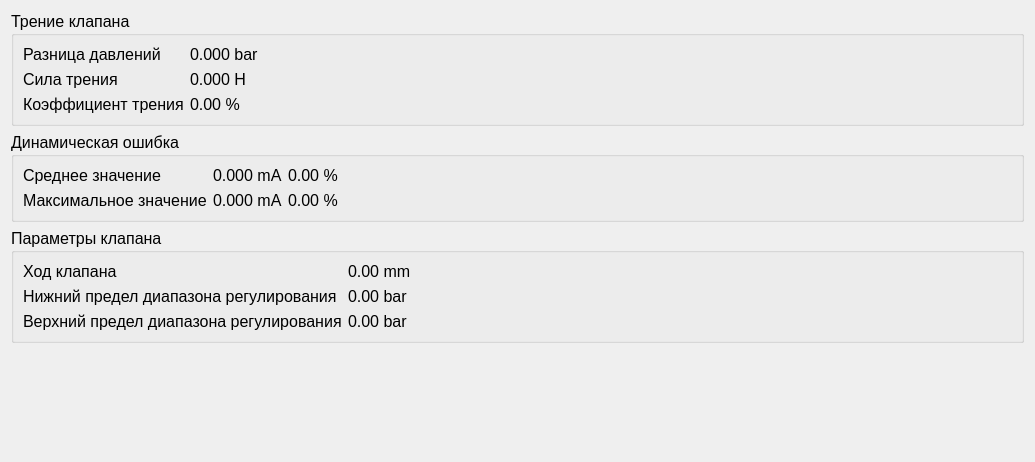
          <widget class="QWidget" name="tab_results">
           <attribute name="title">
            <string>Результаты</string>
           </attribute>
           <layout class="QVBoxLayout" name="verticalLayout_25">
            <item>
             <widget class="QGroupBox" name="groupBox_9">
              <property name="font">
               <font>
                <pointsize>12</pointsize>
                <stylestrategy>PreferDefault</stylestrategy>
               </font>
              </property>
              <property name="title">
               <string>Трение клапана</string>
              </property>
              <layout class="QVBoxLayout" name="verticalLayout_22">
               <item>
                <layout class="QHBoxLayout" name="horizontalLayout_14">
                 <item>
                  <layout class="QVBoxLayout" name="verticalLayout_19">
                   <item>
                    <widget class="QLabel" name="label_46">
                     <property name="text">
                      <string>Разница давлений</string>
                     </property>
                    </widget>
                   </item>
                   <item>
                    <widget class="QLabel" name="label_47">
                     <property name="text">
                      <string>Сила трения</string>
                     </property>
                    </widget>
                   </item>
                   <item>
                    <widget class="QLabel" name="label_48">
                     <property name="text">
                      <string>Коэффициент трения</string>
                     </property>
                    </widget>
                   </item>
                  </layout>
                 </item>
                 <item>
                  <layout class="QVBoxLayout" name="verticalLayout_20">
                   <item>
                    <widget class="QLabel" name="label_pressure_diff">
                     <property name="text">
                      <string>0.000 bar</string>
                     </property>
                    </widget>
                   </item>
                   <item>
                    <widget class="QLabel" name="label_friction">
                     <property name="text">
                      <string>0.000 H</string>
                     </property>
                    </widget>
                   </item>
                   <item>
                    <widget class="QLabel" name="label_friction_percent">
                     <property name="text">
                      <string>0.00 %</string>
                     </property>
                    </widget>
                   </item>
                  </layout>
                 </item>
                 <item>
                  <spacer name="horizontalSpacer_13">
                   <property name="orientation">
                    <enum>Qt::Orientation::Horizontal</enum>
                   </property>
                   <property name="sizeHint" stdset="0">
                    <size>
                     <width>40</width>
                     <height>20</height>
                    </size>
                   </property>
                  </spacer>
                 </item>
                </layout>
               </item>
              </layout>
             </widget>
            </item>
            <item>
             <widget class="QGroupBox" name="groupBox_10">
              <property name="font">
               <font>
                <pointsize>12</pointsize>
                <stylestrategy>PreferDefault</stylestrategy>
               </font>
              </property>
              <property name="title">
               <string>Динамическая ошибка</string>
              </property>
              <layout class="QVBoxLayout" name="verticalLayout_21">
               <item>
                <layout class="QHBoxLayout" name="horizontalLayout_15">
                 <item>
                  <layout class="QVBoxLayout" name="verticalLayout_17">
                   <item>
                    <widget class="QLabel" name="label_49">
                     <property name="text">
                      <string>Среднее значение</string>
                     </property>
                    </widget>
                   </item>
                   <item>
                    <widget class="QLabel" name="label_50">
                     <property name="text">
                      <string>Максимальное значение</string>
                     </property>
                    </widget>
                   </item>
                  </layout>
                 </item>
                 <item>
                  <layout class="QVBoxLayout" name="verticalLayout_18">
                   <item>
                    <widget class="QLabel" name="label_din_error_mean">
                     <property name="text">
                      <string>0.000 mA</string>
                     </property>
                    </widget>
                   </item>
                   <item>
                    <widget class="QLabel" name="label_din_error_max">
                     <property name="text">
                      <string>0.000 mA</string>
                     </property>
                    </widget>
                   </item>
                  </layout>
                 </item>
                 <item>
                  <layout class="QVBoxLayout" name="verticalLayout_23">
                   <item>
                    <widget class="QLabel" name="label_din_error_mean_percent">
                     <property name="text">
                      <string>0.00 %</string>
                     </property>
                    </widget>
                   </item>
                   <item>
                    <widget class="QLabel" name="label_din_error_max_percent">
                     <property name="text">
                      <string>0.00 %</string>
                     </property>
                    </widget>
                   </item>
                  </layout>
                 </item>
                 <item>
                  <spacer name="horizontalSpacer_14">
                   <property name="orientation">
                    <enum>Qt::Orientation::Horizontal</enum>
                   </property>
                   <property name="sizeHint" stdset="0">
                    <size>
                     <width>40</width>
                     <height>20</height>
                    </size>
                   </property>
                  </spacer>
                 </item>
                </layout>
               </item>
              </layout>
             </widget>
            </item>
            <item>
             <widget class="QGroupBox" name="groupBox_11">
              <property name="font">
               <font>
                <pointsize>12</pointsize>
                <stylestrategy>PreferDefault</stylestrategy>
               </font>
              </property>
              <property name="title">
               <string>Параметры клапана</string>
              </property>
              <layout class="QHBoxLayout" name="horizontalLayout_16">
               <item>
                <layout class="QVBoxLayout" name="verticalLayout_24">
                 <item>
                  <widget class="QLabel" name="label_51">
                   <property name="text">
                    <string>Ход клапана</string>
                   </property>
                  </widget>
                 </item>
                 <item>
                  <widget class="QLabel" name="label_52">
                   <property name="text">
                    <string>Нижний предел диапазона регулирования</string>
                   </property>
                  </widget>
                 </item>
                 <item>
                  <widget class="QLabel" name="label_53">
                   <property name="text">
                    <string>Верхний предел диапазона регулирования</string>
                   </property>
                  </widget>
                 </item>
                </layout>
               </item>
               <item>
                <layout class="QVBoxLayout" name="verticalLayout_34">
                 <item>
                  <widget class="QLabel" name="label_range">
                   <property name="text">
                    <string>0.00 mm</string>
                   </property>
                  </widget>
                 </item>
                 <item>
                  <widget class="QLabel" name="label_low_limit">
                   <property name="text">
                    <string>0.00 bar</string>
                   </property>
                  </widget>
                 </item>
                 <item>
                  <widget class="QLabel" name="label_high_limit">
                   <property name="text">
                    <string>0.00 bar</string>
                   </property>
                  </widget>
                 </item>
                </layout>
               </item>
               <item>
                <spacer name="horizontalSpacer_15">
                 <property name="orientation">
                  <enum>Qt::Orientation::Horizontal</enum>
                 </property>
                 <property name="sizeHint" stdset="0">
                  <size>
                   <width>601</width>
                   <height>17</height>
                  </size>
                 </property>
                </spacer>
               </item>
              </layout>
             </widget>
            </item>
            <item>
             <spacer name="verticalSpacer">
              <property name="orientation">
               <enum>Qt::Orientation::Vertical</enum>
              </property>
              <property name="sizeHint" stdset="0">
               <size>
                <width>20</width>
                <height>108</height>
               </size>
              </property>
             </spacer>
            </item>
           </layout>
          </widget>
